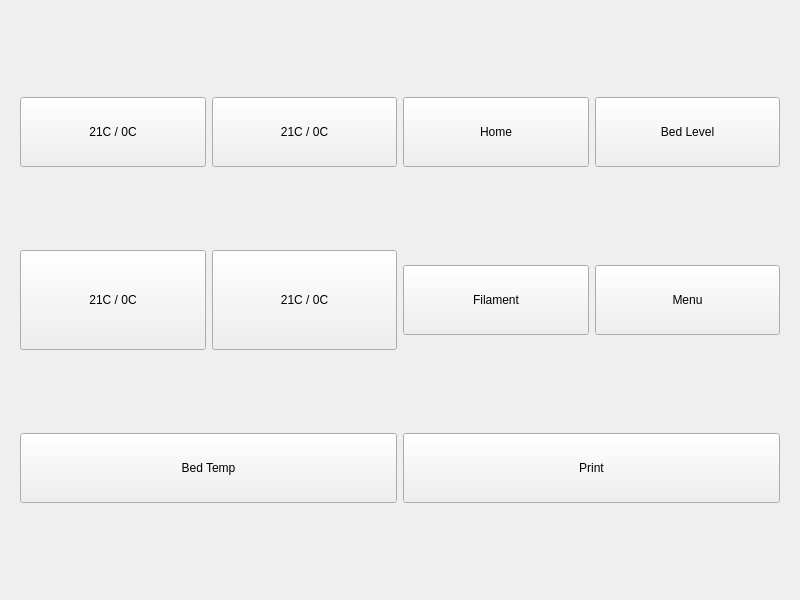
<?xml version="1.0" encoding="UTF-8"?>
<ui version="4.0">
 <class>MainWindow</class>
 <widget class="QWidget" name="MainWindow">
  <property name="geometry">
   <rect>
    <x>0</x>
    <y>0</y>
    <width>800</width>
    <height>600</height>
   </rect>
  </property>
  <property name="sizePolicy">
   <sizepolicy hsizetype="MinimumExpanding" vsizetype="MinimumExpanding">
    <horstretch>0</horstretch>
    <verstretch>0</verstretch>
   </sizepolicy>
  </property>
  <property name="windowTitle">
   <string>Inker</string>
  </property>
  <layout class="QFormLayout" name="formLayout">
   <item row="0" column="0" colspan="2">
    <widget class="QStackedWidget" name="stackedWidget">
     <property name="sizePolicy">
      <sizepolicy hsizetype="Preferred" vsizetype="Preferred">
       <horstretch>0</horstretch>
       <verstretch>0</verstretch>
      </sizepolicy>
     </property>
     <property name="minimumSize">
      <size>
       <width>100</width>
       <height>100</height>
      </size>
     </property>
     <property name="baseSize">
      <size>
       <width>0</width>
       <height>0</height>
      </size>
     </property>
     <property name="currentIndex">
      <number>0</number>
     </property>
     <widget class="QWidget" name="Home">
      <layout class="QGridLayout" name="gridLayout">
       <item row="0" column="4">
        <widget class="QToolButton" name="btnLevel">
         <property name="sizePolicy">
          <sizepolicy hsizetype="Preferred" vsizetype="Fixed">
           <horstretch>2</horstretch>
           <verstretch>2</verstretch>
          </sizepolicy>
         </property>
         <property name="minimumSize">
          <size>
           <width>70</width>
           <height>70</height>
          </size>
         </property>
         <property name="text">
          <string>Bed Level</string>
         </property>
         <property name="iconSize">
          <size>
           <width>80</width>
           <height>80</height>
          </size>
         </property>
         <property name="toolButtonStyle">
          <enum>Qt::ToolButtonTextUnderIcon</enum>
         </property>
        </widget>
       </item>
       <item row="1" column="4">
        <widget class="QToolButton" name="btnMenu">
         <property name="sizePolicy">
          <sizepolicy hsizetype="Preferred" vsizetype="Fixed">
           <horstretch>2</horstretch>
           <verstretch>2</verstretch>
          </sizepolicy>
         </property>
         <property name="minimumSize">
          <size>
           <width>70</width>
           <height>70</height>
          </size>
         </property>
         <property name="text">
          <string>Menu</string>
         </property>
         <property name="icon">
          <iconset resource="icons.qrc">
           <normaloff>:/images/control.svg</normaloff>:/images/control.svg</iconset>
         </property>
         <property name="iconSize">
          <size>
           <width>80</width>
           <height>80</height>
          </size>
         </property>
         <property name="toolButtonStyle">
          <enum>Qt::ToolButtonTextUnderIcon</enum>
         </property>
        </widget>
       </item>
       <item row="1" column="0">
        <widget class="QToolButton" name="toolButton_10">
         <property name="sizePolicy">
          <sizepolicy hsizetype="Preferred" vsizetype="Fixed">
           <horstretch>2</horstretch>
           <verstretch>2</verstretch>
          </sizepolicy>
         </property>
         <property name="minimumSize">
          <size>
           <width>100</width>
           <height>100</height>
          </size>
         </property>
         <property name="text">
          <string>21C / 0C</string>
         </property>
         <property name="iconSize">
          <size>
           <width>80</width>
           <height>80</height>
          </size>
         </property>
         <property name="toolButtonStyle">
          <enum>Qt::ToolButtonTextUnderIcon</enum>
         </property>
        </widget>
       </item>
       <item row="1" column="3">
        <widget class="QToolButton" name="btnFilament">
         <property name="sizePolicy">
          <sizepolicy hsizetype="Preferred" vsizetype="Fixed">
           <horstretch>2</horstretch>
           <verstretch>2</verstretch>
          </sizepolicy>
         </property>
         <property name="minimumSize">
          <size>
           <width>70</width>
           <height>70</height>
          </size>
         </property>
         <property name="text">
          <string>Filament</string>
         </property>
         <property name="iconSize">
          <size>
           <width>80</width>
           <height>80</height>
          </size>
         </property>
         <property name="toolButtonStyle">
          <enum>Qt::ToolButtonTextUnderIcon</enum>
         </property>
        </widget>
       </item>
       <item row="0" column="0">
        <widget class="QToolButton" name="toolButton_7">
         <property name="sizePolicy">
          <sizepolicy hsizetype="Preferred" vsizetype="Fixed">
           <horstretch>2</horstretch>
           <verstretch>2</verstretch>
          </sizepolicy>
         </property>
         <property name="minimumSize">
          <size>
           <width>70</width>
           <height>70</height>
          </size>
         </property>
         <property name="text">
          <string>21C / 0C</string>
         </property>
         <property name="iconSize">
          <size>
           <width>80</width>
           <height>80</height>
          </size>
         </property>
         <property name="toolButtonStyle">
          <enum>Qt::ToolButtonTextUnderIcon</enum>
         </property>
        </widget>
       </item>
       <item row="0" column="1">
        <widget class="QToolButton" name="toolButton_8">
         <property name="sizePolicy">
          <sizepolicy hsizetype="Preferred" vsizetype="Fixed">
           <horstretch>2</horstretch>
           <verstretch>2</verstretch>
          </sizepolicy>
         </property>
         <property name="minimumSize">
          <size>
           <width>70</width>
           <height>70</height>
          </size>
         </property>
         <property name="text">
          <string>21C / 0C</string>
         </property>
         <property name="iconSize">
          <size>
           <width>80</width>
           <height>80</height>
          </size>
         </property>
         <property name="toolButtonStyle">
          <enum>Qt::ToolButtonTextUnderIcon</enum>
         </property>
        </widget>
       </item>
       <item row="0" column="3">
        <widget class="QToolButton" name="btnHome">
         <property name="sizePolicy">
          <sizepolicy hsizetype="Preferred" vsizetype="Fixed">
           <horstretch>2</horstretch>
           <verstretch>2</verstretch>
          </sizepolicy>
         </property>
         <property name="minimumSize">
          <size>
           <width>70</width>
           <height>70</height>
          </size>
         </property>
         <property name="text">
          <string>Home</string>
         </property>
         <property name="iconSize">
          <size>
           <width>80</width>
           <height>80</height>
          </size>
         </property>
         <property name="toolButtonStyle">
          <enum>Qt::ToolButtonTextUnderIcon</enum>
         </property>
        </widget>
       </item>
       <item row="1" column="1">
        <widget class="QToolButton" name="toolButton_9">
         <property name="sizePolicy">
          <sizepolicy hsizetype="Preferred" vsizetype="Fixed">
           <horstretch>0</horstretch>
           <verstretch>0</verstretch>
          </sizepolicy>
         </property>
         <property name="minimumSize">
          <size>
           <width>100</width>
           <height>100</height>
          </size>
         </property>
         <property name="text">
          <string>21C / 0C</string>
         </property>
         <property name="iconSize">
          <size>
           <width>80</width>
           <height>80</height>
          </size>
         </property>
         <property name="toolButtonStyle">
          <enum>Qt::ToolButtonTextUnderIcon</enum>
         </property>
        </widget>
       </item>
       <item row="2" column="3" colspan="2">
        <widget class="QToolButton" name="btnPrint">
         <property name="sizePolicy">
          <sizepolicy hsizetype="Preferred" vsizetype="Fixed">
           <horstretch>2</horstretch>
           <verstretch>2</verstretch>
          </sizepolicy>
         </property>
         <property name="minimumSize">
          <size>
           <width>70</width>
           <height>70</height>
          </size>
         </property>
         <property name="text">
          <string>Print</string>
         </property>
         <property name="icon">
          <iconset resource="icons.qrc">
           <normaloff>:/images/print.svg</normaloff>:/images/print.svg</iconset>
         </property>
         <property name="iconSize">
          <size>
           <width>80</width>
           <height>80</height>
          </size>
         </property>
         <property name="toolButtonStyle">
          <enum>Qt::ToolButtonTextUnderIcon</enum>
         </property>
        </widget>
       </item>
       <item row="2" column="0" colspan="2">
        <widget class="QToolButton" name="btnBedTemp">
         <property name="sizePolicy">
          <sizepolicy hsizetype="Preferred" vsizetype="Fixed">
           <horstretch>2</horstretch>
           <verstretch>2</verstretch>
          </sizepolicy>
         </property>
         <property name="minimumSize">
          <size>
           <width>70</width>
           <height>70</height>
          </size>
         </property>
         <property name="text">
          <string>Bed Temp</string>
         </property>
         <property name="iconSize">
          <size>
           <width>80</width>
           <height>80</height>
          </size>
         </property>
         <property name="toolButtonStyle">
          <enum>Qt::ToolButtonTextUnderIcon</enum>
         </property>
        </widget>
       </item>
      </layout>
     </widget>
     <widget class="QWidget" name="Menu">
      <layout class="QGridLayout" name="gridLayout_2">
       <item row="0" column="4">
        <widget class="QToolButton" name="toolButton_17">
         <property name="sizePolicy">
          <sizepolicy hsizetype="Preferred" vsizetype="Fixed">
           <horstretch>0</horstretch>
           <verstretch>0</verstretch>
          </sizepolicy>
         </property>
         <property name="minimumSize">
          <size>
           <width>100</width>
           <height>100</height>
          </size>
         </property>
         <property name="baseSize">
          <size>
           <width>0</width>
           <height>0</height>
          </size>
         </property>
         <property name="text">
          <string>System</string>
         </property>
         <property name="iconSize">
          <size>
           <width>80</width>
           <height>80</height>
          </size>
         </property>
         <property name="toolButtonStyle">
          <enum>Qt::ToolButtonTextUnderIcon</enum>
         </property>
        </widget>
       </item>
       <item row="1" column="0">
        <widget class="QToolButton" name="btnTemp">
         <property name="sizePolicy">
          <sizepolicy hsizetype="Preferred" vsizetype="Fixed">
           <horstretch>0</horstretch>
           <verstretch>0</verstretch>
          </sizepolicy>
         </property>
         <property name="minimumSize">
          <size>
           <width>100</width>
           <height>100</height>
          </size>
         </property>
         <property name="baseSize">
          <size>
           <width>0</width>
           <height>0</height>
          </size>
         </property>
         <property name="text">
          <string>Temperature</string>
         </property>
         <property name="iconSize">
          <size>
           <width>80</width>
           <height>80</height>
          </size>
         </property>
         <property name="toolButtonStyle">
          <enum>Qt::ToolButtonTextUnderIcon</enum>
         </property>
        </widget>
       </item>
       <item row="1" column="4">
        <widget class="QToolButton" name="toolButton_14">
         <property name="sizePolicy">
          <sizepolicy hsizetype="Preferred" vsizetype="Fixed">
           <horstretch>0</horstretch>
           <verstretch>0</verstretch>
          </sizepolicy>
         </property>
         <property name="minimumSize">
          <size>
           <width>100</width>
           <height>100</height>
          </size>
         </property>
         <property name="baseSize">
          <size>
           <width>0</width>
           <height>0</height>
          </size>
         </property>
         <property name="text">
          <string>Back</string>
         </property>
         <property name="iconSize">
          <size>
           <width>80</width>
           <height>80</height>
          </size>
         </property>
         <property name="toolButtonStyle">
          <enum>Qt::ToolButtonTextUnderIcon</enum>
         </property>
        </widget>
       </item>
       <item row="0" column="3">
        <widget class="QToolButton" name="toolButton_13">
         <property name="sizePolicy">
          <sizepolicy hsizetype="Preferred" vsizetype="Fixed">
           <horstretch>0</horstretch>
           <verstretch>0</verstretch>
          </sizepolicy>
         </property>
         <property name="minimumSize">
          <size>
           <width>100</width>
           <height>100</height>
          </size>
         </property>
         <property name="baseSize">
          <size>
           <width>0</width>
           <height>0</height>
          </size>
         </property>
         <property name="text">
          <string>Control</string>
         </property>
         <property name="iconSize">
          <size>
           <width>80</width>
           <height>80</height>
          </size>
         </property>
         <property name="toolButtonStyle">
          <enum>Qt::ToolButtonTextUnderIcon</enum>
         </property>
        </widget>
       </item>
       <item row="0" column="2">
        <widget class="QToolButton" name="toolButton_12">
         <property name="sizePolicy">
          <sizepolicy hsizetype="Preferred" vsizetype="Fixed">
           <horstretch>0</horstretch>
           <verstretch>0</verstretch>
          </sizepolicy>
         </property>
         <property name="minimumSize">
          <size>
           <width>100</width>
           <height>100</height>
          </size>
         </property>
         <property name="baseSize">
          <size>
           <width>0</width>
           <height>0</height>
          </size>
         </property>
         <property name="text">
          <string>ToolChanger</string>
         </property>
         <property name="iconSize">
          <size>
           <width>80</width>
           <height>80</height>
          </size>
         </property>
         <property name="toolButtonStyle">
          <enum>Qt::ToolButtonTextUnderIcon</enum>
         </property>
        </widget>
       </item>
       <item row="1" column="2">
        <widget class="QToolButton" name="btnNetworl">
         <property name="sizePolicy">
          <sizepolicy hsizetype="Preferred" vsizetype="Fixed">
           <horstretch>0</horstretch>
           <verstretch>0</verstretch>
          </sizepolicy>
         </property>
         <property name="minimumSize">
          <size>
           <width>100</width>
           <height>100</height>
          </size>
         </property>
         <property name="baseSize">
          <size>
           <width>0</width>
           <height>0</height>
          </size>
         </property>
         <property name="text">
          <string>Network</string>
         </property>
         <property name="iconSize">
          <size>
           <width>80</width>
           <height>80</height>
          </size>
         </property>
         <property name="toolButtonStyle">
          <enum>Qt::ToolButtonTextUnderIcon</enum>
         </property>
        </widget>
       </item>
       <item row="0" column="0">
        <widget class="QToolButton" name="toolButton_11">
         <property name="sizePolicy">
          <sizepolicy hsizetype="Preferred" vsizetype="Fixed">
           <horstretch>0</horstretch>
           <verstretch>0</verstretch>
          </sizepolicy>
         </property>
         <property name="minimumSize">
          <size>
           <width>100</width>
           <height>100</height>
          </size>
         </property>
         <property name="baseSize">
          <size>
           <width>0</width>
           <height>0</height>
          </size>
         </property>
         <property name="text">
          <string>Move</string>
         </property>
         <property name="iconSize">
          <size>
           <width>80</width>
           <height>80</height>
          </size>
         </property>
         <property name="toolButtonStyle">
          <enum>Qt::ToolButtonTextUnderIcon</enum>
         </property>
        </widget>
       </item>
      </layout>
     </widget>
    </widget>
   </item>
  </layout>
 </widget>
 <resources>
  <include location="icons.qrc"/>
 </resources>
 <connections/>
</ui>
